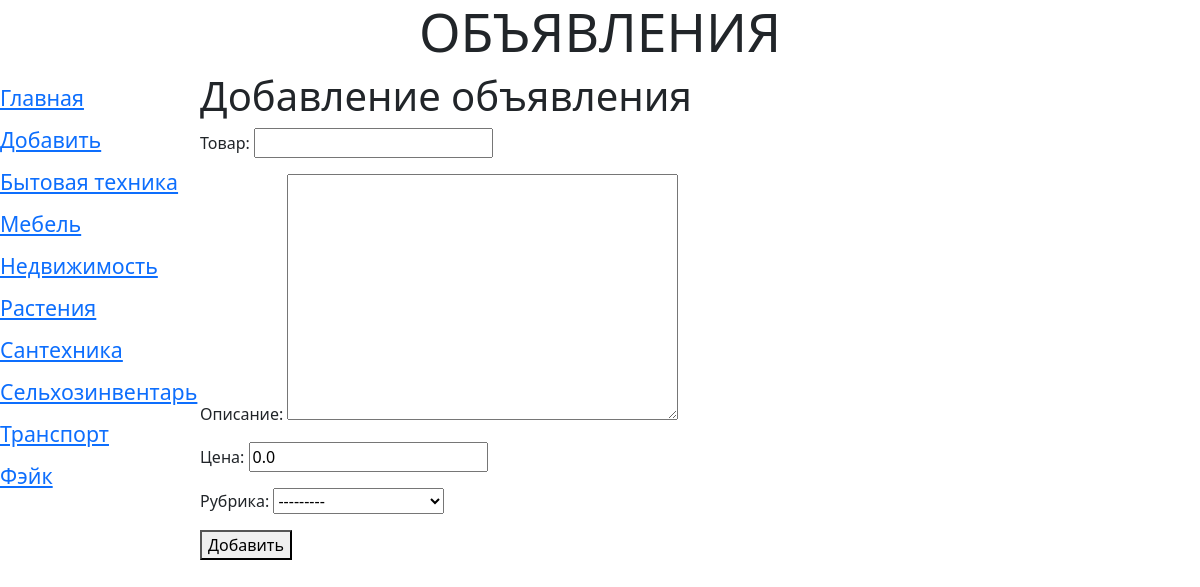
Screenshot of /add/ with the database file from the repository.
### bboard/models.py (models this page shows)
class Rubric(models.Model):
    name = models.CharField(
        max_length=20,
        db_index=True,
        verbose_name='Название',
    )
    def __str__(self):
        return self.name
    class Meta:
        verbose_name = 'Рубрика'
        verbose_name_plural = 'Рубрики'
        ordering = ('name',)

### bboard/views.py (the view, shortened to what this page needs)
# urls.py: path('add/', BbCreateView.as_view(), name='add'),
class BbCreateView(CreateView):
    template_name = 'bboard/bb_create.html'
    form_class = BbForm
    initial = {'price': 0.0}
    def get_context_data(self, **kwargs):
        context = super().get_context_data(**kwargs)
        context['rubrics'] = Rubric.objects.all()
        return context

### bboard/forms.py
class BbForm(ModelForm):
    class Meta:
        model = Bb
        fields = ('title', 'content', 'price', 'rubric')

### templates/bboard/bb_create.html (shortened to what this page needs)
{% extends 'layout/basic.html' %}
{% block content %}
    <h1>Добавление объявления</h1>
    <form method="post">
        {{ form.as_p }}
        <button type="submit">Добавить</button>
    </form>
{% endblock %}

### templates/layout/inc/main_menu.html (shortened to what this page needs)
<nav>
    <a href="{% url 'bboard:index' %}">Главная</a>
    <a href="{% url 'bboard:add' %}">Добавить</a>
    {% for rubric in rubrics %}
        {% url 'bboard:by_rubric' rubric_id=rubric.pk as rubric_url %}
        <a href="{{ rubric_url }}">
            {{ rubric.name }}</a>
    {% endfor %}
</nav>

### static/style.css (style rules this page uses)
nav { font-size: 16pt; width: 180px; float: left; }
nav a { display: block; margin: 10px 0; }

### rows the page displays
Rubric: name "Бытовая техника"
Rubric: name "Мебель"
Rubric: name "Недвижимость"
Rubric: name "Растения"
Rubric: name "Сантехника"
Rubric: name "Сельхозинвентарь"
Rubric: name "Транспорт"
Rubric: name "Фэйк"
